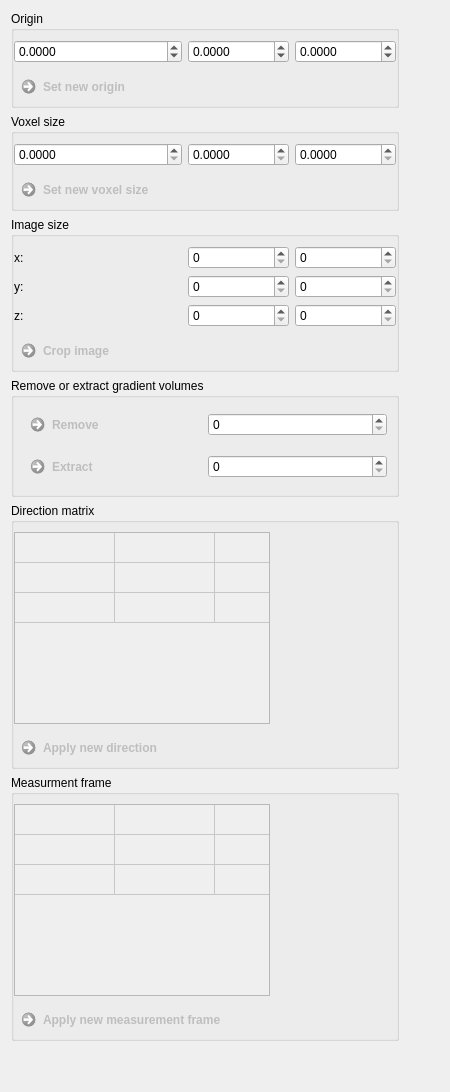
     <widget class="QWidget" name="tab_3">
      <attribute name="title">
       <string>Header</string>
      </attribute>
      <layout class="QGridLayout" name="gridLayout_7">
       <item row="7" column="0">
        <spacer name="verticalSpacer_2">
         <property name="orientation">
          <enum>Qt::Vertical</enum>
         </property>
         <property name="sizeHint" stdset="0">
          <size>
           <width>20</width>
           <height>40</height>
          </size>
         </property>
        </spacer>
       </item>
       <item row="2" column="0">
        <widget class="QGroupBox" name="groupBox_3">
         <property name="title">
          <string>Voxel size</string>
         </property>
         <layout class="QGridLayout" name="gridLayout_16">
          <property name="leftMargin">
           <number>0</number>
          </property>
          <property name="rightMargin">
           <number>0</number>
          </property>
          <property name="bottomMargin">
           <number>0</number>
          </property>
          <item row="0" column="0">
           <widget class="QDoubleSpinBox" name="m_HeaderSpacingX">
            <property name="decimals">
             <number>4</number>
            </property>
           </widget>
          </item>
          <item row="0" column="1">
           <widget class="QDoubleSpinBox" name="m_HeaderSpacingY">
            <property name="decimals">
             <number>4</number>
            </property>
           </widget>
          </item>
          <item row="0" column="2">
           <widget class="QDoubleSpinBox" name="m_HeaderSpacingZ">
            <property name="decimals">
             <number>4</number>
            </property>
            <property name="minimum">
             <double>0.000000000000000</double>
            </property>
            <property name="maximum">
             <double>99.989999999999995</double>
            </property>
           </widget>
          </item>
          <item row="1" column="0">
           <widget class="QCommandLinkButton" name="m_ModifySpacingButton">
            <property name="enabled">
             <bool>false</bool>
            </property>
            <property name="toolTip">
             <string/>
            </property>
            <property name="statusTip">
             <string/>
            </property>
            <property name="whatsThis">
             <string notr="true"/>
            </property>
            <property name="text">
             <string>Set new voxel size</string>
            </property>
           </widget>
          </item>
         </layout>
        </widget>
       </item>
       <item row="3" column="0">
        <widget class="QGroupBox" name="groupBox_6">
         <property name="title">
          <string>Image size</string>
         </property>
         <layout class="QGridLayout" name="gridLayout_15">
          <property name="leftMargin">
           <number>0</number>
          </property>
          <property name="rightMargin">
           <number>0</number>
          </property>
          <property name="bottomMargin">
           <number>0</number>
          </property>
          <item row="1" column="0">
           <widget class="QLabel" name="label_6">
            <property name="text">
             <string>y:</string>
            </property>
           </widget>
          </item>
          <item row="1" column="1">
           <widget class="QSpinBox" name="m_YstartBox">
            <property name="toolTip">
             <string>Number of pixels to remove on lower image bound.</string>
            </property>
            <property name="maximum">
             <number>999999999</number>
            </property>
           </widget>
          </item>
          <item row="2" column="2">
           <widget class="QSpinBox" name="m_ZendBox">
            <property name="toolTip">
             <string>Number of pixels to remove on upper image bound.</string>
            </property>
            <property name="maximum">
             <number>999999999</number>
            </property>
           </widget>
          </item>
          <item row="0" column="2">
           <widget class="QSpinBox" name="m_XendBox">
            <property name="toolTip">
             <string>Number of pixels to remove on upper image bound.</string>
            </property>
            <property name="maximum">
             <number>999999999</number>
            </property>
           </widget>
          </item>
          <item row="0" column="1">
           <widget class="QSpinBox" name="m_XstartBox">
            <property name="toolTip">
             <string>Number of pixels to remove on lower image bound.</string>
            </property>
            <property name="maximum">
             <number>999999999</number>
            </property>
           </widget>
          </item>
          <item row="0" column="0">
           <widget class="QLabel" name="label_4">
            <property name="text">
             <string>x:</string>
            </property>
           </widget>
          </item>
          <item row="2" column="1">
           <widget class="QSpinBox" name="m_ZstartBox">
            <property name="toolTip">
             <string>Number of pixels to remove on lower image bound.</string>
            </property>
            <property name="maximum">
             <number>999999999</number>
            </property>
           </widget>
          </item>
          <item row="1" column="2">
           <widget class="QSpinBox" name="m_YendBox">
            <property name="toolTip">
             <string>Number of pixels to remove on upper image bound.</string>
            </property>
            <property name="maximum">
             <number>999999999</number>
            </property>
           </widget>
          </item>
          <item row="2" column="0">
           <widget class="QLabel" name="label_7">
            <property name="text">
             <string>z:</string>
            </property>
           </widget>
          </item>
          <item row="3" column="0">
           <widget class="QCommandLinkButton" name="m_CropImageButton">
            <property name="enabled">
             <bool>false</bool>
            </property>
            <property name="toolTip">
             <string/>
            </property>
            <property name="statusTip">
             <string/>
            </property>
            <property name="whatsThis">
             <string notr="true"/>
            </property>
            <property name="text">
             <string>Crop image</string>
            </property>
           </widget>
          </item>
         </layout>
        </widget>
       </item>
       <item row="1" column="0">
        <widget class="QGroupBox" name="groupBox_5">
         <property name="title">
          <string>Origin</string>
         </property>
         <layout class="QGridLayout" name="gridLayout_17">
          <property name="leftMargin">
           <number>0</number>
          </property>
          <property name="rightMargin">
           <number>0</number>
          </property>
          <property name="bottomMargin">
           <number>0</number>
          </property>
          <item row="0" column="0">
           <widget class="QDoubleSpinBox" name="m_HeaderOriginX">
            <property name="decimals">
             <number>4</number>
            </property>
            <property name="minimum">
             <double>-999999999.000000000000000</double>
            </property>
            <property name="maximum">
             <double>999999999.000000000000000</double>
            </property>
           </widget>
          </item>
          <item row="0" column="2">
           <widget class="QDoubleSpinBox" name="m_HeaderOriginZ">
            <property name="decimals">
             <number>4</number>
            </property>
            <property name="minimum">
             <double>-999999999.000000000000000</double>
            </property>
            <property name="maximum">
             <double>999999999.000000000000000</double>
            </property>
           </widget>
          </item>
          <item row="0" column="1">
           <widget class="QDoubleSpinBox" name="m_HeaderOriginY">
            <property name="decimals">
             <number>4</number>
            </property>
            <property name="minimum">
             <double>-99999999.000000000000000</double>
            </property>
            <property name="maximum">
             <double>999999999.000000000000000</double>
            </property>
           </widget>
          </item>
          <item row="1" column="0">
           <widget class="QCommandLinkButton" name="m_ModifyOriginButton">
            <property name="enabled">
             <bool>false</bool>
            </property>
            <property name="toolTip">
             <string/>
            </property>
            <property name="statusTip">
             <string/>
            </property>
            <property name="whatsThis">
             <string notr="true"/>
            </property>
            <property name="text">
             <string>Set new origin</string>
            </property>
           </widget>
          </item>
         </layout>
        </widget>
       </item>
       <item row="2" column="1">
        <spacer name="horizontalSpacer_3">
         <property name="orientation">
          <enum>Qt::Horizontal</enum>
         </property>
         <property name="sizeHint" stdset="0">
          <size>
           <width>40</width>
           <height>20</height>
          </size>
         </property>
        </spacer>
       </item>
       <item row="5" column="0">
        <widget class="QGroupBox" name="groupBox">
         <property name="title">
          <string>Direction matrix</string>
         </property>
         <layout class="QGridLayout" name="gridLayout_3">
          <property name="leftMargin">
           <number>0</number>
          </property>
          <property name="topMargin">
           <number>9</number>
          </property>
          <property name="rightMargin">
           <number>0</number>
          </property>
          <property name="bottomMargin">
           <number>0</number>
          </property>
          <item row="0" column="0">
           <widget class="QTableWidget" name="m_DirectionMatrixTable">
            <property name="enabled">
             <bool>false</bool>
            </property>
            <property name="sizePolicy">
             <sizepolicy hsizetype="Minimum" vsizetype="Minimum">
              <horstretch>0</horstretch>
              <verstretch>0</verstretch>
             </sizepolicy>
            </property>
            <property name="minimumSize">
             <size>
              <width>0</width>
              <height>0</height>
             </size>
            </property>
            <property name="cursor" stdset="0">
             <cursorShape>IBeamCursor</cursorShape>
            </property>
            <property name="autoFillBackground">
             <bool>true</bool>
            </property>
            <property name="verticalScrollBarPolicy">
             <enum>Qt::ScrollBarAlwaysOff</enum>
            </property>
            <property name="horizontalScrollBarPolicy">
             <enum>Qt::ScrollBarAlwaysOff</enum>
            </property>
            <property name="showGrid">
             <bool>true</bool>
            </property>
            <property name="cornerButtonEnabled">
             <bool>false</bool>
            </property>
            <attribute name="horizontalHeaderVisible">
             <bool>false</bool>
            </attribute>
            <attribute name="horizontalHeaderCascadingSectionResizes">
             <bool>true</bool>
            </attribute>
            <attribute name="horizontalHeaderHighlightSections">
             <bool>true</bool>
            </attribute>
            <attribute name="horizontalHeaderMinimumSectionSize">
             <number>0</number>
            </attribute>
            <attribute name="verticalHeaderVisible">
             <bool>false</bool>
            </attribute>
            <attribute name="verticalHeaderCascadingSectionResizes">
             <bool>true</bool>
            </attribute>
            <attribute name="verticalHeaderHighlightSections">
             <bool>true</bool>
            </attribute>
            <row>
             <property name="text">
              <string>New Row</string>
             </property>
            </row>
            <row>
             <property name="text">
              <string>New Row</string>
             </property>
            </row>
            <row>
             <property name="text">
              <string>New Row</string>
             </property>
            </row>
            <column>
             <property name="text">
              <string>New Column</string>
             </property>
            </column>
            <column>
             <property name="text">
              <string>New Column</string>
             </property>
            </column>
            <column>
             <property name="text">
              <string>New Column</string>
             </property>
            </column>
           </widget>
          </item>
          <item row="1" column="0">
           <widget class="QCommandLinkButton" name="m_ModifyDirection">
            <property name="enabled">
             <bool>false</bool>
            </property>
            <property name="toolTip">
             <string>Diffusion encoding gradient directions are rotated accordingly.</string>
            </property>
            <property name="statusTip">
             <string/>
            </property>
            <property name="whatsThis">
             <string notr="true"/>
            </property>
            <property name="text">
             <string>Apply new direction</string>
            </property>
           </widget>
          </item>
          <item row="0" column="1">
           <spacer name="horizontalSpacer_2">
            <property name="orientation">
             <enum>Qt::Horizontal</enum>
            </property>
            <property name="sizeHint" stdset="0">
             <size>
              <width>40</width>
              <height>20</height>
             </size>
            </property>
           </spacer>
          </item>
         </layout>
        </widget>
       </item>
       <item row="6" column="0">
        <widget class="QGroupBox" name="groupBox_4">
         <property name="sizePolicy">
          <sizepolicy hsizetype="Expanding" vsizetype="Expanding">
           <horstretch>0</horstretch>
           <verstretch>0</verstretch>
          </sizepolicy>
         </property>
         <property name="title">
          <string>Measurment frame</string>
         </property>
         <layout class="QGridLayout" name="gridLayout">
          <property name="leftMargin">
           <number>0</number>
          </property>
          <property name="rightMargin">
           <number>0</number>
          </property>
          <property name="bottomMargin">
           <number>0</number>
          </property>
          <item row="0" column="1">
           <spacer name="horizontalSpacer">
            <property name="orientation">
             <enum>Qt::Horizontal</enum>
            </property>
            <property name="sizeHint" stdset="0">
             <size>
              <width>40</width>
              <height>20</height>
             </size>
            </property>
           </spacer>
          </item>
          <item row="0" column="0">
           <widget class="QTableWidget" name="m_MeasurementFrameTable">
            <property name="enabled">
             <bool>false</bool>
            </property>
            <property name="sizePolicy">
             <sizepolicy hsizetype="Minimum" vsizetype="Minimum">
              <horstretch>0</horstretch>
              <verstretch>0</verstretch>
             </sizepolicy>
            </property>
            <property name="minimumSize">
             <size>
              <width>0</width>
              <height>0</height>
             </size>
            </property>
            <property name="cursor" stdset="0">
             <cursorShape>IBeamCursor</cursorShape>
            </property>
            <property name="autoFillBackground">
             <bool>true</bool>
            </property>
            <property name="verticalScrollBarPolicy">
             <enum>Qt::ScrollBarAlwaysOff</enum>
            </property>
            <property name="horizontalScrollBarPolicy">
             <enum>Qt::ScrollBarAlwaysOff</enum>
            </property>
            <property name="showGrid">
             <bool>true</bool>
            </property>
            <property name="cornerButtonEnabled">
             <bool>false</bool>
            </property>
            <attribute name="horizontalHeaderVisible">
             <bool>false</bool>
            </attribute>
            <attribute name="horizontalHeaderCascadingSectionResizes">
             <bool>true</bool>
            </attribute>
            <attribute name="horizontalHeaderHighlightSections">
             <bool>true</bool>
            </attribute>
            <attribute name="horizontalHeaderMinimumSectionSize">
             <number>0</number>
            </attribute>
            <attribute name="verticalHeaderVisible">
             <bool>false</bool>
            </attribute>
            <attribute name="verticalHeaderCascadingSectionResizes">
             <bool>true</bool>
            </attribute>
            <attribute name="verticalHeaderHighlightSections">
             <bool>true</bool>
            </attribute>
            <row>
             <property name="text">
              <string>New Row</string>
             </property>
            </row>
            <row>
             <property name="text">
              <string>New Row</string>
             </property>
            </row>
            <row>
             <property name="text">
              <string>New Row</string>
             </property>
            </row>
            <column>
             <property name="text">
              <string>New Column</string>
             </property>
            </column>
            <column>
             <property name="text">
              <string>New Column</string>
             </property>
            </column>
            <column>
             <property name="text">
              <string>New Column</string>
             </property>
            </column>
           </widget>
          </item>
          <item row="1" column="0">
           <widget class="QCommandLinkButton" name="m_ModifyMeasurementFrame">
            <property name="enabled">
             <bool>false</bool>
            </property>
            <property name="toolTip">
             <string>Diffusion encoding gradient directions are rotated accordingly.</string>
            </property>
            <property name="statusTip">
             <string/>
            </property>
            <property name="whatsThis">
             <string notr="true"/>
            </property>
            <property name="text">
             <string>Apply new measurement frame</string>
            </property>
           </widget>
          </item>
         </layout>
        </widget>
       </item>
       <item row="4" column="0">
        <widget class="QGroupBox" name="groupBox_7">
         <property name="title">
          <string>Remove or extract gradient volumes</string>
         </property>
         <layout class="QGridLayout" name="gridLayout_18">
          <item row="0" column="0">
           <widget class="QCommandLinkButton" name="m_RemoveGradientButton">
            <property name="enabled">
             <bool>false</bool>
            </property>
            <property name="toolTip">
             <string>Generate pointset displaying the gradient vectors (applied measurement frame).</string>
            </property>
            <property name="statusTip">
             <string/>
            </property>
            <property name="whatsThis">
             <string notr="true"/>
            </property>
            <property name="text">
             <string>Remove</string>
            </property>
           </widget>
          </item>
          <item row="1" column="0">
           <widget class="QCommandLinkButton" name="m_ExtractGradientButton">
            <property name="enabled">
             <bool>false</bool>
            </property>
            <property name="toolTip">
             <string>Generate pointset displaying the gradient vectors (applied measurement frame).</string>
            </property>
            <property name="statusTip">
             <string/>
            </property>
            <property name="whatsThis">
             <string notr="true"/>
            </property>
            <property name="text">
             <string>Extract</string>
            </property>
           </widget>
          </item>
          <item row="1" column="1">
           <widget class="QSpinBox" name="m_ExtractGradientBox"/>
          </item>
          <item row="0" column="1">
           <widget class="QSpinBox" name="m_RemoveGradientBox"/>
          </item>
         </layout>
        </widget>
       </item>
      </layout>
     </widget>
